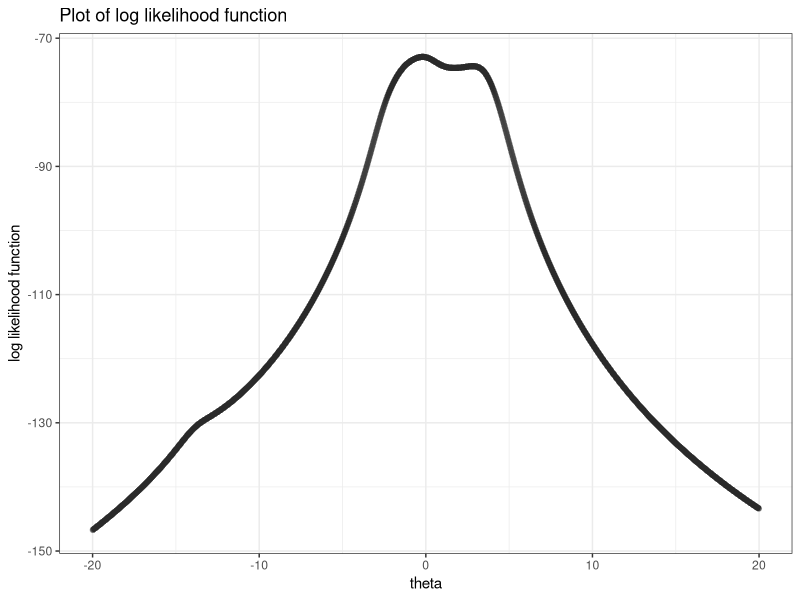

Write R code to recreate this figure.
## ---- chunk 1
knitr::opts_chunk$set(echo = TRUE)
library(tidyverse)
## ---- chunk 2
# Import data
x_value = c(1.77, -0.23, 2.76, 3.80, 3.47, 
            56.75, -1.34, 4.24, -2.44, 3.29, 
            3.71, -2.40, 4.53, -0.07, -1.05, 
            -13.87, -2.53, -1.75, 0.27, 43.21)

# Define the log likelihood function
log_likelihood = function(x, theta) {
  l = -20*log(pi) - sum(log(1+(x-theta)^2))
  return(l)
} 

# Define the first derivative function of the log likelihood function
l_derivative_1 = function(x, theta) {
  l_1 = 2*sum((x-theta)/(1+(x-theta)^2))
  return(l_1)
}

# Define the second derivative function of the log likelihood function
l_derivative_2 = function(x, theta) {
  l_2 = 2*sum(((x-theta)^2-1)/(1+(x-theta)^2)^2)
  return(l_2)
}

# Graph the log likelihood function
theta_range = seq(-20, 20, 0.001)
n_loop = length(theta_range)
log_likelihood_value = numeric(n_loop)
for (i in 1:n_loop) {
  log_likelihood_value[i] = log_likelihood(x_value, theta_range[i])
}
result_l = cbind(theta_range, log_likelihood_value) %>% as.data.frame()
result_l %>% 
  ggplot(aes(x = theta_range, y = log_likelihood_value)) + geom_point(alpha = 0.01) +
  theme_bw() + labs(
    x = "theta",
    y = "log likelihood function",
    title = "Plot of log likelihood function"
  )
## ---- chunk 3
n_iteration = 1000
theta_iteration = numeric(n_iteration)
theta_iteration[1] = mean(x_value)
# Mean of the data as the starting point
for (i in 2:n_iteration) {
  theta_iteration[i] = theta_iteration[i-1] - l_derivative_1(x_value, theta_iteration[i-1])/l_derivative_2(x_value, theta_iteration[i-1])
}
tail(theta_iteration)

# Starting point = -11
theta_iteration[1] = -11
for (i in 2:n_iteration) {
  theta_iteration[i] = theta_iteration[i-1] - l_derivative_1(x_value, theta_iteration[i-1])/l_derivative_2(x_value, theta_iteration[i-1])
}
tail(theta_iteration)

# Starting point = -1
theta_iteration[1] = -1
for (i in 2:n_iteration) {
  theta_iteration[i] = theta_iteration[i-1] - l_derivative_1(x_value, theta_iteration[i-1])/l_derivative_2(x_value, theta_iteration[i-1])
}
tail(theta_iteration)

# Starting point = 0
theta_iteration[1] = 0
for (i in 2:n_iteration) {
  theta_iteration[i] = theta_iteration[i-1] - l_derivative_1(x_value, theta_iteration[i-1])/l_derivative_2(x_value, theta_iteration[i-1])
}
tail(theta_iteration)

# Starting point = 1.5
theta_iteration[1] = 1.5
for (i in 2:n_iteration) {
  theta_iteration[i] = theta_iteration[i-1] - l_derivative_1(x_value, theta_iteration[i-1])/l_derivative_2(x_value, theta_iteration[i-1])
}
tail(theta_iteration)

# Starting point = 4
theta_iteration[1] = 4
for (i in 2:n_iteration) {
  theta_iteration[i] = theta_iteration[i-1] - l_derivative_1(x_value, theta_iteration[i-1])/l_derivative_2(x_value, theta_iteration[i-1])
}
tail(theta_iteration)

# Starting point = 4.7
theta_iteration[1] = 4.7
for (i in 2:n_iteration) {
  theta_iteration[i] = theta_iteration[i-1] - l_derivative_1(x_value, theta_iteration[i-1])/l_derivative_2(x_value, theta_iteration[i-1])
}
tail(theta_iteration)

# Starting point = 7
theta_iteration[1] = 7
for (i in 2:n_iteration) {
  theta_iteration[i] = theta_iteration[i-1] - l_derivative_1(x_value, theta_iteration[i-1])/l_derivative_2(x_value, theta_iteration[i-1])
}
tail(theta_iteration)

# Starting point = 8
theta_iteration[1] = 8
for (i in 2:n_iteration) {
  theta_iteration[i] = theta_iteration[i-1] - l_derivative_1(x_value, theta_iteration[i-1])/l_derivative_2(x_value, theta_iteration[i-1])
}
tail(theta_iteration)

# Starting point = 38
theta_iteration[1] = 38
for (i in 2:n_iteration) {
  theta_iteration[i] = theta_iteration[i-1] - l_derivative_1(x_value, theta_iteration[i-1])/l_derivative_2(x_value, theta_iteration[i-1])
}
tail(theta_iteration)
## ---- chunk 4
# Starting points = -1 and 1
L = -1
U = 1
n_iteration = 100000
theta_iteration = numeric(n_iteration)
for (i in 1:n_iteration) {
  theta_iteration[i] = (L + U)/2
  eval_1 = l_derivative_1(x_value, theta_iteration[i])
  eval_2 = l_derivative_1(x_value, L)
  eval_3 = eval_1 * eval_2
  if(eval_3 < 0) {
    U = theta_iteration[i]
  } else {L = theta_iteration[i]}
}

tail(theta_iteration)

# Starting points = 1 and 2
L = 1
U = 2
n_iteration = 100000
theta_iteration = numeric(n_iteration)
for (i in 1:n_iteration) {
  theta_iteration[i] = (L + U)/2
  eval_1 = l_derivative_1(x_value, theta_iteration[i])
  eval_2 = l_derivative_1(x_value, L)
  eval_3 = eval_1 * eval_2
  if(eval_3 < 0) {
    U = theta_iteration[i]
  } else {L = theta_iteration[i]}
}

tail(theta_iteration)

# Starting points = 50 and 52
L = 50
U = 55
n_iteration = 100000
theta_iteration = numeric(n_iteration)
for (i in 1:n_iteration) {
  theta_iteration[i] = (L + U)/2
  eval_1 = l_derivative_1(x_value, theta_iteration[i])
  eval_2 = l_derivative_1(x_value, L)
  eval_3 = eval_1 * eval_2
  if(eval_3 < 0) {
    U = theta_iteration[i]
  } else {L = theta_iteration[i]}
}

tail(theta_iteration)
## ---- chunk 5
# Define the g function
g_function = function(theta, alpha) {
  g_value = theta + alpha*l_derivative_1(x_value, theta)
  return(g_value)
}
# Without scaling (alpha = 1)
n_iteration = 2000000
theta_iteration = numeric(n_iteration)
theta_iteration[1] = -1
for (i in 2:n_iteration) {
  theta_iteration[i] = g_function(theta_iteration[i-1], 1)
}

tail(theta_iteration)

# Alpha = 0.64
n_iteration = 100000
theta_iteration = numeric(n_iteration)
theta_iteration[1] = -1
for (i in 2:n_iteration) {
  theta_iteration[i] = g_function(theta_iteration[i-1], 0.64)
}

tail(theta_iteration)


# Alpha = 0.25
n_iteration = 100
theta_iteration = numeric(n_iteration)
theta_iteration[1] = -1
for (i in 2:n_iteration) {
  theta_iteration[i] = g_function(theta_iteration[i-1], 0.25)
}

tail(theta_iteration)

head(theta_iteration)
## ---- chunk 6
# Alpha = 0.25, starting point = 0
n_iteration = 100
theta_iteration = numeric(n_iteration)
theta_iteration[1] = 0
for (i in 2:n_iteration) {
  theta_iteration[i] = g_function(theta_iteration[i-1], 0.25)
}

tail(theta_iteration)
theta_iteration

# Alpha = 0.25, starting point = 2
n_iteration = 100
theta_iteration = numeric(n_iteration)
theta_iteration[1] = 2
for (i in 2:n_iteration) {
  theta_iteration[i] = g_function(theta_iteration[i-1], 0.25)
}

tail(theta_iteration)
theta_iteration
## ---- chunk 7
# Define the secant function
secant_function = function(theta1, theta2) {
  f_xi = l_derivative_1(x_value, theta2)
  f_xi_1 = l_derivative_1(x_value, theta1)
  theta_new = theta2 - f_xi*(theta2-theta1)/(f_xi-f_xi_1)
  return(theta_new)
}

# Starting points = -2 and -1
n_iteration = 10
theta_iteration = numeric(n_iteration)
theta_iteration[1] = -2
theta_iteration[2] = -1
for (i in 3:n_iteration) {
  theta_iteration[i] = secant_function(theta_iteration[i-2], theta_iteration[i-1])
}
tail(theta_iteration)

# Starting points = -3 and 3
